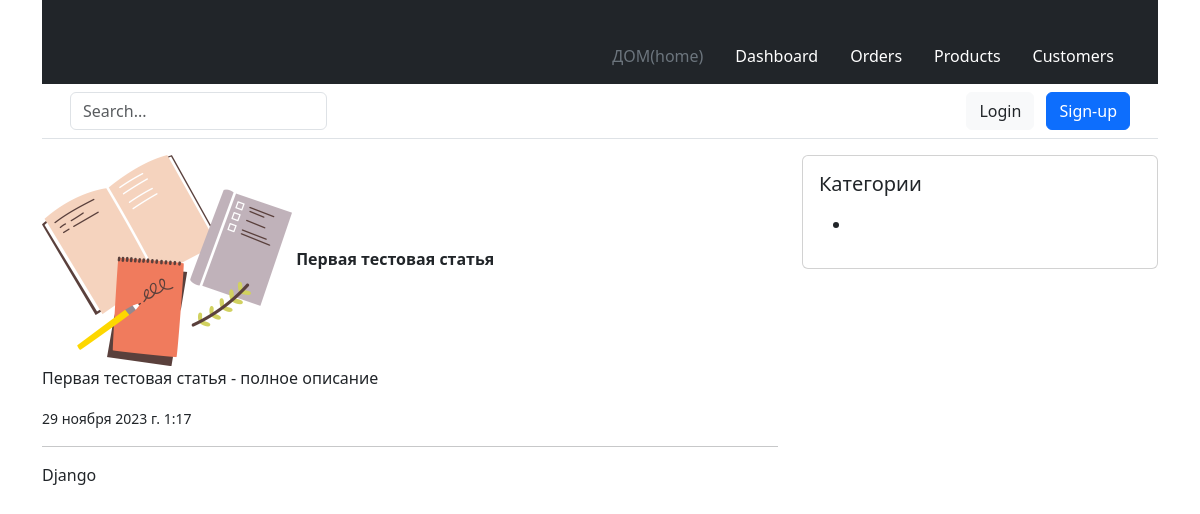
Page /articles/first-best-article-page/ on the committed database.
### modules/blog/models.py (models this page shows, shortened)
class Article(models.Model):
    STATUS_OPTIONS = (
        ('published', 'Опубликовано'),
        ('draft', 'Черновик')
    )
    title = models.CharField(verbose_name='Заголовок', max_length=255)
    slug = models.SlugField(verbose_name='Альтернативное название', max_length=255, blank=True, unique=True)
    short_description = models.TextField(verbose_name='Краткое описание', max_length=500)
    full_description = models.TextField(verbose_name='Полное описание')
    thumbnail = models.ImageField(
        verbose_name='Превью поста',
        blank=True,
        upload_to='images/thumbnails/%Y/%m/%d/',
        validators=[FileExtensionValidator(allowed_extensions=('png', 'jpg', 'webp', 'jpeg', 'gif'))]
    )
    status = models.CharField(choices=STATUS_OPTIONS, default='published', verbose_name='Статус поста', max_length=10)
    time_create = models.DateTimeField(auto_now_add=True, verbose_name='Время добавления')
    time_update = models.DateTimeField(auto_now=True, verbose_name='Время обновления')
    author = models.ForeignKey(to=User, verbose_name='Автор', on_delete=models.SET_DEFAULT, related_name='author_posts', default=1)
    updater = models.ForeignKey(to=User, verbose_name='Обновил', on_delete=models.SET_NULL, null=True, related_name='updater_posts', blank=True)
    fixed = models.BooleanField(verbose_name='Зафиксировано', default=False)
    category = TreeForeignKey('Category', on_delete=models.PROTECT, related_name='articles', verbose_name='Категория')
    class Meta:
        db_table = 'app_articles'
        ordering = ['-fixed', '-time_create']
        indexes = [models.Index(fields=['-fixed', '-time_create', 'status'])]
        verbose_name = 'Статья'
        verbose_name_plural = 'Статьи'

class Category(MPTTModel):
    title = models.CharField(max_length=255, verbose_name='Название категории')
    slug = models.SlugField(max_length=255, verbose_name='URL категории', blank=True)
    description = models.TextField(verbose_name='Описание категории', max_length=300)
    parent = TreeForeignKey(
        'self',
        on_delete=models.CASCADE,
        null=True,
        blank=True,
        db_index=True,
        related_name='children',
        verbose_name='Родительская категория'
    )
    class MPTTMeta:
        order_insertion_by = ('title',)
    class Meta:
        verbose_name = 'Категория'
        verbose_name_plural = 'Категории'
        db_table = 'app_categories'

### modules/blog/views.py (the view)
# urls.py: path('articles/<str:slug>/', ArticleDetailView.as_view(), name='articles_detail'),
class ArticleDetailView(DetailView):
    model = Article
    template_name = 'blog/articles_detail.html'
    context_object_name = 'article'
    def get_context_data(self, **kwargs):
        context = super().get_context_data(**kwargs)
        context['title'] = self.object.title
        return context

### templates/blog/articles_detail.html
{% extends 'main.html' %}
{% block content %}
        <img src={{ article.thumbnail.url }} alt={{ article.title }} width="250"/>
        <strong>{{ article.title }}</strong>
        <p>{{ article.full_description }}</p>
        <small>{{ article.time_create }}</small>
        <hr>
        <span>{{ article.category.title }}</span>
{% endblock %}

### rows in the picture
Article: thumbnail (picture), title "Первая тестовая статья", full_description "Первая тестовая статья - полное описание", time_create "29 ноября 2023 г. 1:17", category "Django"
